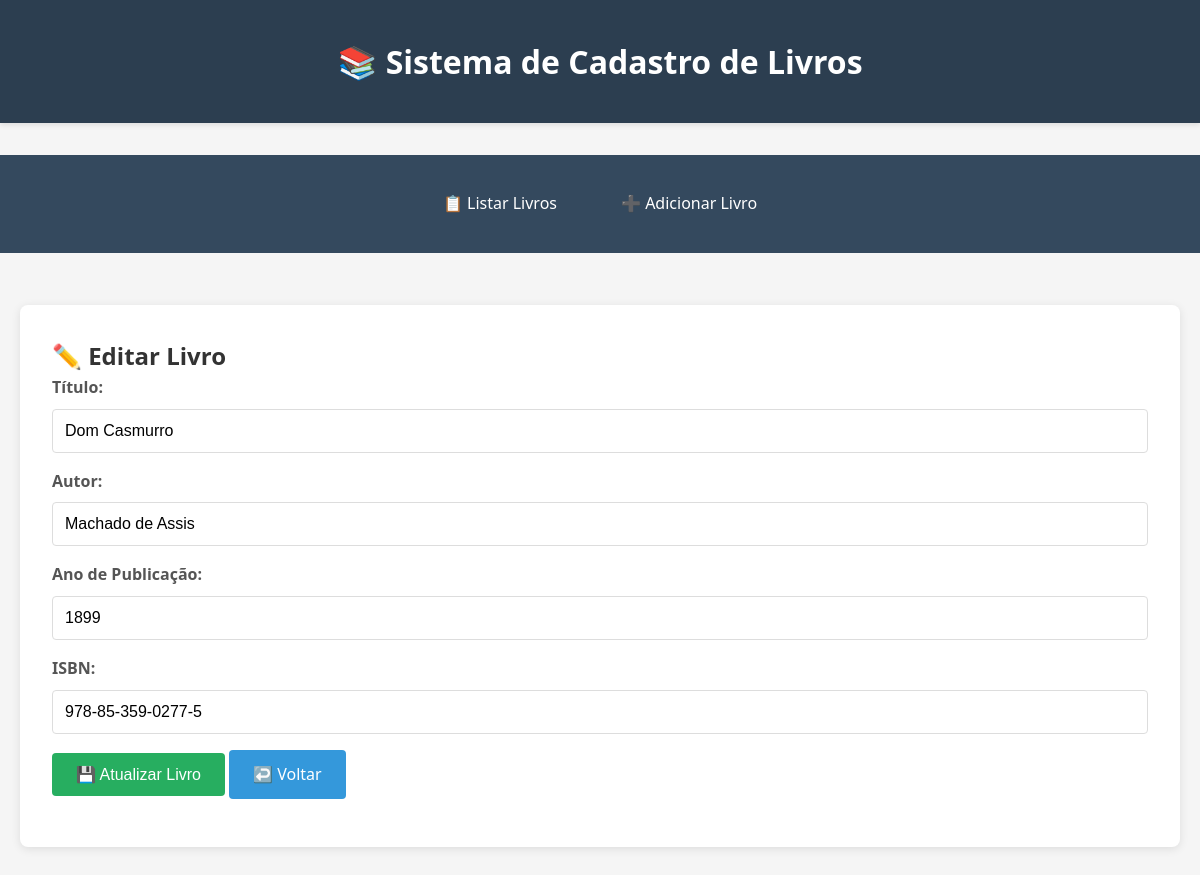
/livros.php?acao=editar&id=1, run on the app's committed database.
### tables this page shows
CREATE TABLE IF NOT EXISTS livros (
    id INT AUTO_INCREMENT PRIMARY KEY,
    titulo VARCHAR(255) NOT NULL,
    autor VARCHAR(255) NOT NULL,
    ano INT NOT NULL,
    isbn VARCHAR(20) NOT NULL,
    created_at TIMESTAMP DEFAULT CURRENT_TIMESTAMP,
    updated_at TIMESTAMP DEFAULT CURRENT_TIMESTAMP ON UPDATE CURRENT_TIMESTAMP,
    
    INDEX idx_titulo (titulo),
    INDEX idx_autor (autor),
    INDEX idx_ano (ano),
    UNIQUE INDEX idx_isbn (isbn)
);

### config/Database.php (called while the page is built, shortened)
<?php
class Database
{
    private static ?PDO $conexao = null;
    private string $host = 'localhost';
    private string $dbname = 'sistema_completo';
    private string $username = 'root';
    private string $password = '&tec77@info!';
    private function conectar(): void
    {
        try {
            $dsn = "mysql:host={$this->host};dbname={$this->dbname};charset=utf8mb4";
            self::$conexao = new PDO($dsn, $this->username, $this->password, [
                PDO::ATTR_ERRMODE => PDO::ERRMODE_EXCEPTION,
                PDO::ATTR_DEFAULT_FETCH_MODE => PDO::FETCH_ASSOC,
                PDO::ATTR_EMULATE_PREPARES => false
            ]);
        } catch (PDOException $e) {
            die("Erro na conexão com o banco de dados: " . $e->getMessage());
        }
    }
    public function getConexao(): PDO
    {
        return self::$conexao;
    }
}
?>

### models/LivroRepository.php (called while the page is built, shortened)
<?php
require_once __DIR__ . '/../config/Database.php';
class LivroRepository
{
    private PDO $conexao;
    public function __construct(Database $database)
    {
        $this->conexao = $database->getConexao();
    }
    public function buscarPorId(int $id): ?Livro
    {
        try {
            $sql = "SELECT * FROM livros WHERE id = :id";
            $stmt = $this->conexao->prepare($sql);
            $stmt->execute([':id' => $id]);
            $row = $stmt->fetch();
            if ($row) {
                return new Livro(
                    $row['id'],
                    $row['titulo'],
                    $row['autor'],
                    $row['ano'],
                    $row['isbn']
                );
            }
            return null;
        } catch (PDOException $e) {
            error_log("Erro ao buscar livro: " . $e->getMessage());
            return null;
        }
    }
}
?>

### models/Livro.php (called while the page is built, shortened)
<?php
class Livro
{
    private ?int $id;
    private string $titulo;
    private string $autor;
    private int $ano;
    private string $isbn;
    public function __construct(?int $id, string $titulo, string $autor, int $ano, string $isbn)
    {
        $this->id = $id;
    }
    public function getId(): ?int
    {
        return $this->id;
    }
    public function getTitulo(): string
    {
        return $this->titulo;
    }
    public function getAutor(): string
    {
        return $this->autor;
    }
    public function getAno(): int
    {
        return $this->ano;
    }
    public function getIsbn(): string
    {
        return $this->isbn;
    }
    public function setTitulo(string $titulo): void
    {
        $this->titulo = trim($titulo);
    }
    public function setAutor(string $autor): void
    {
        $this->autor = trim($autor);
    }
    public function setAno(int $ano): void
    {
        $anoAtual = (int)date('Y');
        $this->ano = $ano;
    }
    public function setIsbn(string $isbn): void
    {
        $isbnLimpo = preg_replace('/[-\s]/', '', $isbn);
        $this->isbn = trim($isbn);
    }
}
?>

### public/livros/editar.php (the view)
<?php include 'views/layout.php'; ?>
<div class="card">
    <h2>✏️ Editar Livro</h2>
    <form method="POST" action="livros.php?acao=editar&id=<?= $livro->getId() ?>">
        <div class="form-group">
            <label for="titulo">Título:</label>
            <input type="text" id="titulo" name="titulo" required
                   value="<?= htmlspecialchars($livro->getTitulo()) ?>">
        </div>
        <div class="form-group">
            <label for="autor">Autor:</label>
            <input type="text" id="autor" name="autor" required
                   value="<?= htmlspecialchars($livro->getAutor()) ?>">
        </div>
        <div class="form-group">
            <label for="ano">Ano de Publicação:</label>
            <input type="number" id="ano" name="ano" required min="1000" max="<?= date('Y') + 1 ?>"
                   value="<?= $livro->getAno() ?>">
        </div>
        <div class="form-group">
            <label for="isbn">ISBN:</label>
            <input type="text" id="isbn" name="isbn" required
                   value="<?= htmlspecialchars($livro->getIsbn()) ?>">
        </div>
        <div class="form-group">
            <button type="submit" class="btn btn-success">💾 Atualizar Livro</button>
            <a href="index.php" class="btn">↩️ Voltar</a>
        </div>
    </form>
</div>
</body>
</html>

### public/livros/layout.php (style rules this page uses)
* { margin: 0; padding: 0; box-sizing: border-box; }
body { font-family: 'Segoe UI', Tahoma, Geneva, Verdana, sans-serif; background-color: #f5f5f5; color: #333; line-height: 1.6; }
.card { background: white; border-radius: 8px; padding: 2rem; box-shadow: 0 2px 10px rgba(0,0,0,0.1); margin-bottom: 2rem; }
.form-group { margin-bottom: 1rem; }
label { display: block; margin-bottom: 0.5rem; font-weight: bold; color: #555; }
input[type="text"], input[type="number"] { width: 100%; padding: 0.75rem; border: 1px solid #ddd; border-radius: 4px; font-size: 1rem; }
.btn { display: inline-block; padding: 0.75rem 1.5rem; background-color: #3498db; color: white; text-decoration: none; border: none; border-radius: 4px; cursor: pointer; font-size: 1rem; transition: background-color 0.3s; }
.btn-success { background-color: #27ae60; }

### data on the page
livros: titulo "Dom Casmurro", autor "Machado de Assis", ano "1899", isbn "978-85-359-0277-5"
